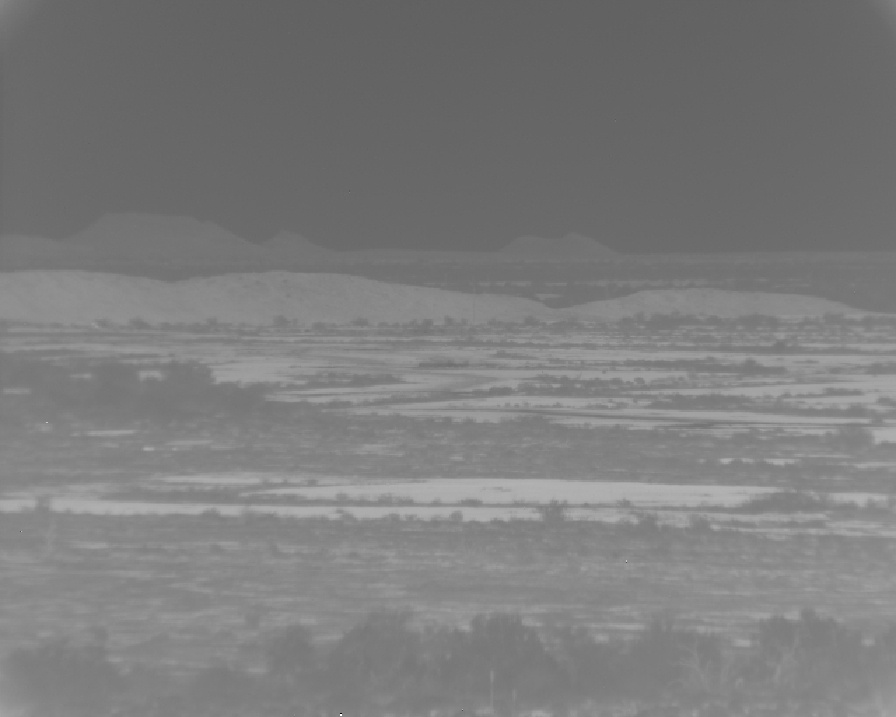
#> input picture Detection and Classification of ATR Dataset/test_images/cegr02013_0013_1.jpg, 896 x 717 px
$ python -i Harris_Fisher_Classifier.py   (imports and definitions only)
#> lines starting #> are read from the running program, lines starting #| are printed output that depends on the picture
'''

Assignment 4 for Computer Vision- CAP 5415.
Question 1: Harris feature classifier using Fisher space
Abraham Jose
11-14-2019
abraham@knights.ucf.edu

'''
from math import floor,sqrt
import matplotlib.pyplot as plt
import numpy as np
import scipy.stats as st
import heapq
from math import floor
import cv2
import os
import pickle,contextlib
from tqdm import tqdm

class harris_detector:
    def __init__(self,gradient_mask=np.array([[1,0,-1],[2,0,-2],[1,0,-1]]), gaussian = False, window_size = 3):

        self.gradient = gradient_mask

        if gaussian == True:
            self.window = gkern(window_size,3)
        else:
            self.window = np.ones((window_size,window_size))


    #funtion to create a gaussian kernel
    # [9 lines left out: function gkern, not called in this run]


    #function for convolution
    def convolve(self,image,mask,pad=True):

        #getting the mask shape and flipping the mask
        mask_shape,_=mask.shape
        mask_flipped=np.flip(np.flip(mask,1),0)

        #intilialize resultant matrix with n+m-1 size; n-image size, m-mask size
        result=np.zeros(np.array(image.shape)+np.array((mask_shape-1,mask_shape-1)))

        #creating a image padding for convolution
        image_padded=result.copy()
        offset=floor(mask_shape/2)
        image_padded[offset:image_padded.shape[0]-offset,offset:image_padded.shape[1]-offset]=image


        for i in range(offset,result.shape[0]-offset):
            for j in range(offset,result.shape[1]-offset):
                #getting the result of matrix multiplication and taking the sum
                result[i,j]=np.sum(mask_flipped*image_padded[i-offset:i-offset+mask_shape,j-offset:j-offset+mask_shape])
                # import ipdb;ipdb.set_trace()
        if pad==False:
            return(result[offset:image_padded.shape[0]-offset,offset:image_padded.shape[1]-offset])
        else:
            return(result)

    #function for edge detector
    def edge_detector(self,image,pad=False):

        #creating mask for x and y
        mask_x=self.gradient
        mask_y=np.flip(np.rot90(self.gradient),0)

        #getting gradients in x nad y directions
        grad_x=self.convolve(image,mask=mask_x,pad=pad)
        grad_y=self.convolve(image,mask=mask_y,pad=pad)

        grad_x=grad_x/grad_x.max()*255.0
        grad_y=grad_y/grad_y.max()*255.0

        return(grad_x,grad_y)


    def harris_detector_conv(self,image_data,k=0.05):

        if len(image_data.shape)==3:
            image=cv2.cvtColor(image_data,cv2.COLOR_BGR2GRAY)
        else:
            image=image_data
    #finding xa nad y gradient
        I_x,I_y = self.edge_detector(image=image)
        mask_shape = self.gradient.shape[0]
        #finding second order gradients
        I_xx=I_x**2
        I_xy=I_x*I_y
        I_yy=I_y**2

        print('Using the window: \n',self.window,'\n')

        sum_xx=self.convolve(mask=self.window,image=I_xx,pad=False)
        sum_yy=self.convolve(mask=self.window,image=I_yy,pad=False)
        sum_xy=self.convolve(mask=self.window,image=I_xy,pad=False)

        #Find the determinant and trace to find corner response using equation L1+L2 and L1*L2
        det=(sum_xx*sum_yy)-(sum_xy**2)
        trace=sum_xx-sum_yy
        R=det-k*(trace**2)

        # [11 lines of commented-out code are left out]
        return(R)

    # [23 lines left out: functions feature, create_features, not called in this run]


class fisher:
    def __init__(self):
        self.train = False

    # [177 lines left out: functions _cov, classify, _fisher_space, get_fisher, fisher_response, test and 3 more, not called in this run]

# [27 lines not run here, left out]

>>> import cv2
>>> picture = cv2.imread('../../Detection and Classification of ATR Dataset/test_images/cegr02013_0013_1.jpg')
#> picture is the input picture: shape (717, 896, 3); min 0, max 255, mean 124.1
>>> result = harris_detector().harris_detector_conv(picture)
#> in __init__, `self.gradient = gradient_mask`: self.gradient = [[1, 0, -1], [2, 0, -2], [1, 0, -1]]
#> in edge_detector, `mask_y=np.flip(np.rot90(self.gradient),0)`: mask_y = [[1, 2, 1], [0, 0, 0], [-1, -2, -1]]
#> in convolve, `mask_flipped=np.flip(np.flip(mask,1),0)`: mask_flipped = [[-1, 0, 1], [-2, 0, 2], [-1, 0, 1]]
#> in convolve, `return(result[offset:image_padded.shape[0]-offset,offset:image_padded...`:
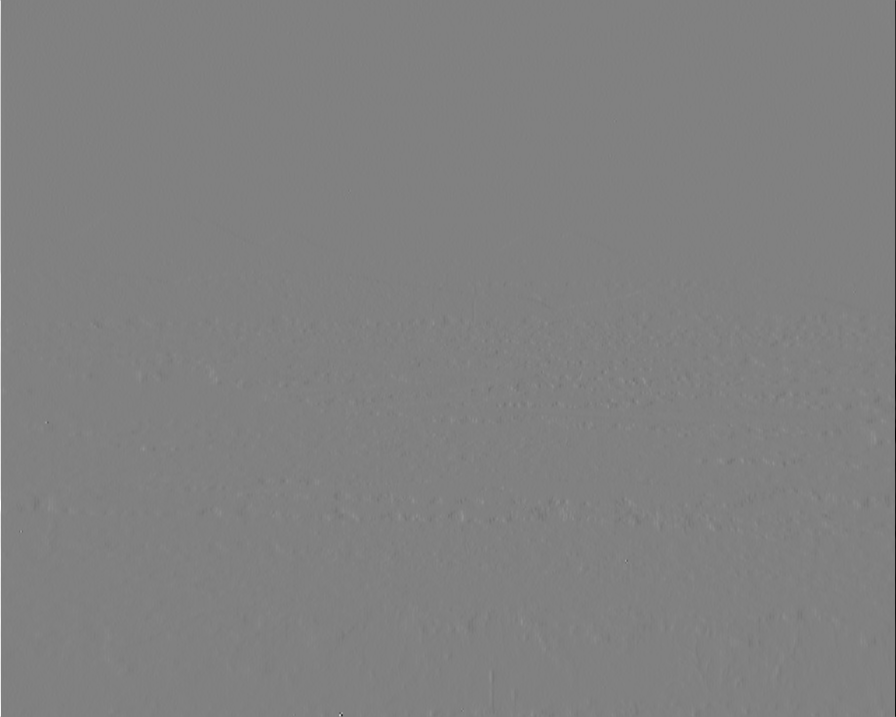
#> returned value: shape (717, 896) float64; min -691, max 674, mean 0; drawn with min black and max white
#> in harris_detector_conv, `I_xx=I_x**2`:
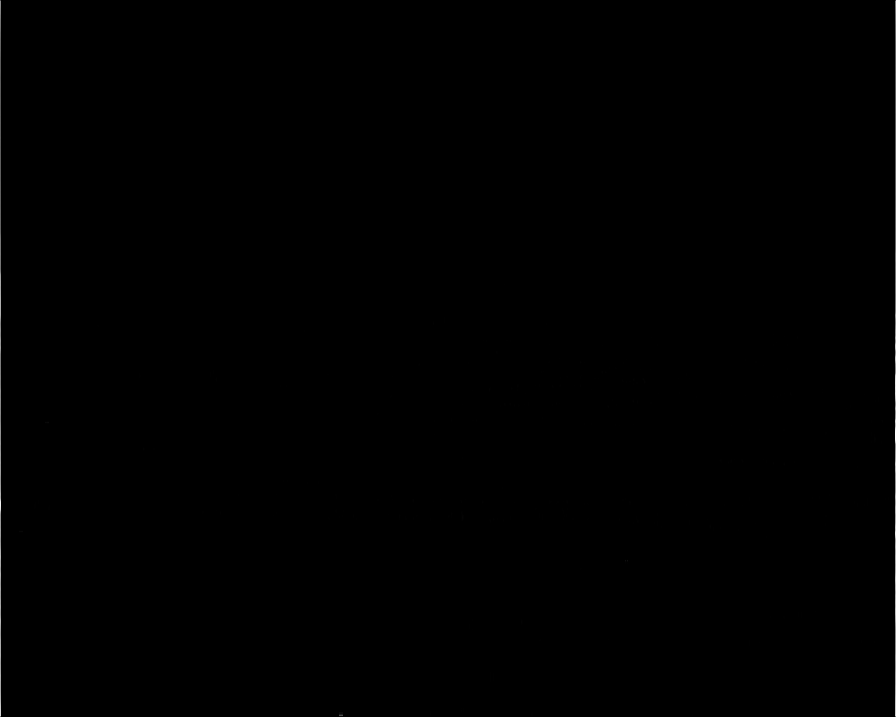
#> I_xx: shape (717, 896) float64; min 0, max 68346.6, mean 90.8; drawn with min black and max white
#> in harris_detector_conv, `trace=sum_xx-sum_yy`:
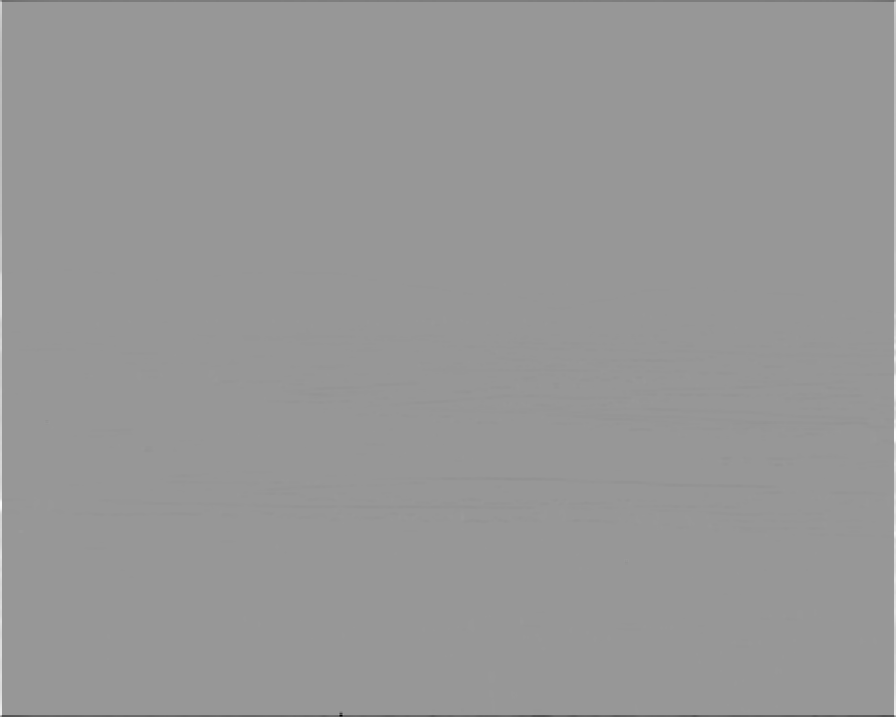
#> trace: shape (717, 896) float64; min -300843.9, max 204640.5, mean -170.9; drawn with min black and max white
